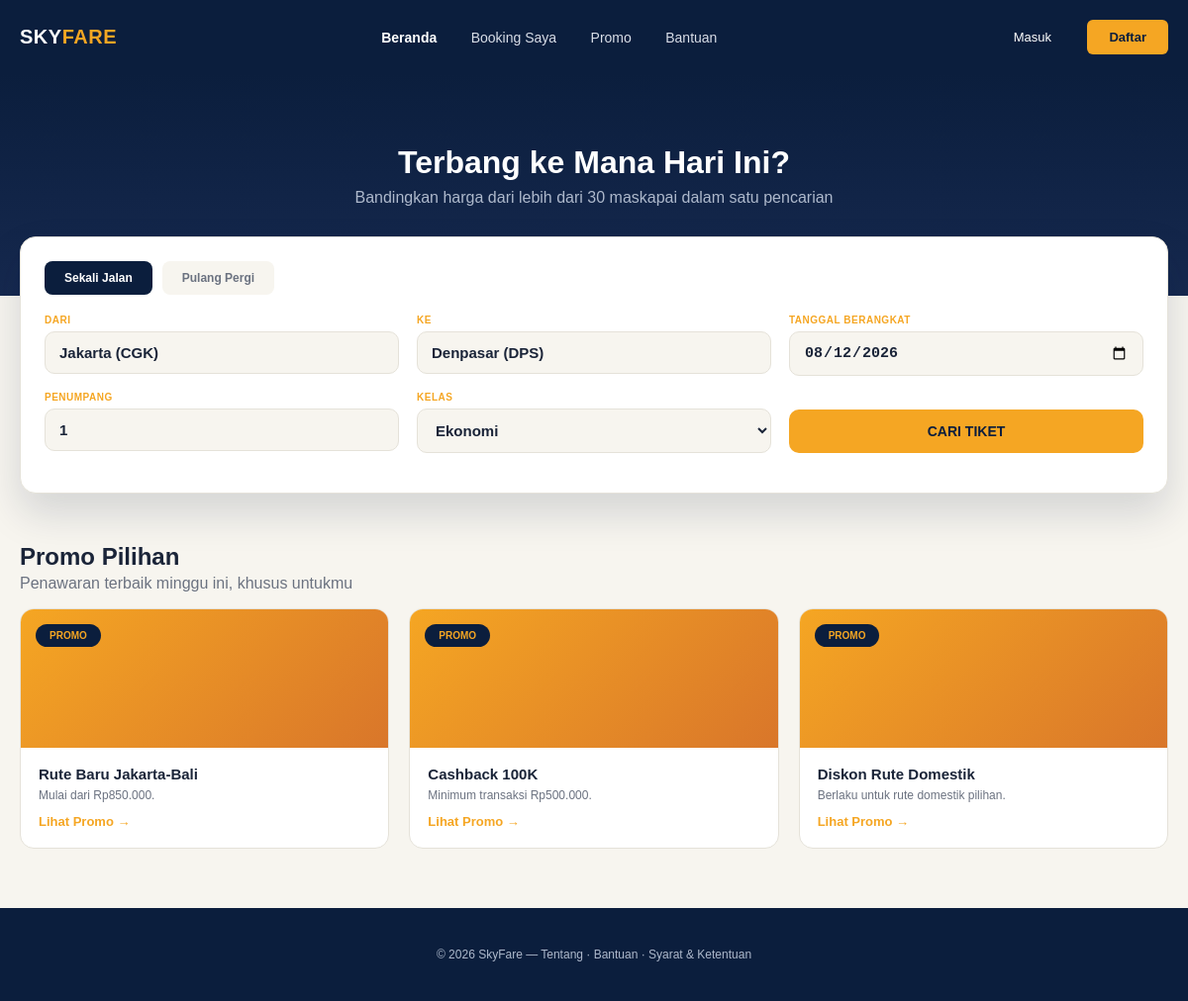
Screenshot of /php-mockup/index.php with the database file from the repository.
### tables this page shows
CREATE TABLE IF NOT EXISTS promos (
    id INT UNSIGNED AUTO_INCREMENT PRIMARY KEY,
    title VARCHAR(150) NOT NULL,
    description TEXT NOT NULL,
    valid_until DATE NULL,
    is_active BOOLEAN NOT NULL DEFAULT TRUE,
    created_at TIMESTAMP NOT NULL DEFAULT CURRENT_TIMESTAMP
);

### php-mockup/index.php (the view, shortened to what this page needs)
<?php
require_once __DIR__ . '/includes/init.php';
$promoStatement = $pdo->query("SELECT title AS judul, description AS deskripsi FROM promos WHERE is_active = 1 AND (valid_until IS NULL OR valid_until >= CURDATE()) ORDER BY id DESC");
$promoList = [];
foreach ($promoStatement->fetchAll() as $promo) {
    $promoList[] = $promo + ['badge' => 'PROMO', 'gradient' => 'gradient-1'];
}
$kelasOptions = ["Ekonomi", "Bisnis", "First Class"];
include "includes/header.php";
?>
<div class="hero">
    <h1>Terbang ke Mana Hari Ini?</h1>
    <p>Bandingkan harga dari lebih dari 30 maskapai dalam satu pencarian</p>
</div>
<div class="container">
    <form action="search-results.php" method="get" class="card search-card">
        <div class="tabs">
            <div class="tab active">Sekali Jalan</div>
            <div class="tab">Pulang Pergi</div>
        </div>
        <div class="row">
            <div class="field">
                <label for="dari">Dari</label>
                <input type="text" id="dari" name="dari" value="Jakarta (CGK)">
            </div>
            <div class="field">
                <label for="ke">Ke</label>
                <input type="text" id="ke" name="ke" value="Denpasar (DPS)">
            </div>
            <div class="field">
                <label for="tanggal">Tanggal Berangkat</label>
                <input type="date" id="tanggal" name="tanggal" value="2026-08-12">
            </div>
        </div>
        <div class="row">
            <div class="field">
                <label for="penumpang">Penumpang</label>
                <input type="number" id="penumpang" name="penumpang" value="1" min="1">
            </div>
            <div class="field">
                <label for="kelas">Kelas</label>
                <select id="kelas" name="kelas">
                    <?php
                    foreach ($kelasOptions as $kelas) {
                        echo '<option value="' . htmlspecialchars($kelas) . '">' . htmlspecialchars($kelas) . '</option>';
                    }
                    ?>
                </select>
            </div>
            <div class="field" style="display:flex; align-items:flex-end;">
                <button type="submit" class="btn" style="width:100%;">CARI TIKET</button>
            </div>
        </div>
    </form>
    <h2 style="margin-bottom:4px;">Promo Pilihan</h2>
    <p style="color:var(--slate); margin-top:0;">Penawaran terbaik minggu ini, khusus untukmu</p>
    <div class="promo-grid">
        <?php
        foreach ($promoList as $promo) {
            echo '<div class="promo-card">';
            echo '  <div class="photo ' . $promo["gradient"] . '"><span class="badge">' . htmlspecialchars($promo["badge"]) . '</span></div>';
            echo '  <div class="body">';
            echo '    <h4>' . htmlspecialchars($promo["judul"]) . '</h4>';
            echo '    <p>' . htmlspecialchars($promo["deskripsi"]) . '</p>';
            echo '    <span class="link">Lihat Promo &rarr;</span>';
            echo '  </div>';
            echo '</div>';
        }
        ?>
    </div>
</div>
<?php include "includes/footer.php"; ?>

### php-mockup/assets/mockup.css (style rules this page uses)
:root { --navy: #0b1e3d; --navy-light: #16294f; --navy-lighter: #152747; --cream: #f7f5ef; --amber: #f5a623; --amber-soft: #fbf0dd; --ink: #1a2438; --slate: #6b7280; --line: #e5e2d9; --green: #2e7d5b; }
* { box-sizing: border-box; }
body { margin: 0; font-family: Helvetica, Arial, sans-serif; color: var(--ink); background: var(--cream); }
.container { max-width: 1200px; margin: 0 auto; padding: 0 20px; }
.hero { background: linear-gradient(180deg, var(--navy) 0%, var(--navy-light) 100%); padding: 50px 0 90px 0; text-align: center; color: #ffffff; }
.hero h1 { font-size: 32px; margin-bottom: 8px; }
.hero p { color: #aeb9cc; margin: 0; }
.card { background: #ffffff; border-radius: 16px; border: 1px solid var(--line); padding: 24px; }
.search-card { margin-top: -60px; margin-bottom: 50px; box-shadow: 0 20px 40px rgba(11, 30, 61, 0.15); }
.tabs { display: flex; gap: 10px; margin-bottom: 20px; }
.tabs .tab { padding: 10px 20px; border-radius: 8px; font-size: 12px; font-weight: 600; background: var(--cream); color: var(--slate); }
.tabs .tab.active { background: var(--navy); color: #ffffff; }
.field { margin-bottom: 16px; }
.field label { display: block; font-size: 10px; font-weight: 700; color: var(--amber); text-transform: uppercase; letter-spacing: 0.5px; margin-bottom: 6px; }
.field input, .field select { width: 100%; padding: 12px 14px; border-radius: 10px; border: 1px solid var(--line); background: var(--cream); font-size: 15px; font-weight: 600; color: var(--ink); }
.row { display: flex; gap: 18px; }
.row > div { flex: 1; }
.btn { display: inline-block; padding: 14px 28px; background: var(--amber); color: var(--navy); border: none; border-radius: 10px; font-size: 14px; font-weight: 700; cursor: pointer; text-align: center; }
.promo-grid { display: flex; gap: 20px; margin-bottom: 50px; }
.promo-card { flex: 1; background: #ffffff; border-radius: 14px; border: 1px solid var(--line); overflow: hidden; }
.promo-card .photo { height: 140px; display: flex; align-items: flex-start; padding: 15px; }
.promo-card .badge { background: var(--navy); color: var(--amber); font-size: 10px; font-weight: 700; padding: 6px 14px; border-radius: 13px; }
.promo-card .body { padding: 18px; }
.promo-card .body h4 { margin: 0 0 6px 0; font-size: 15px; }
.promo-card .body p { margin: 0 0 10px 0; font-size: 12px; color: var(--slate); }
.promo-card .body .link { color: var(--amber); font-size: 13px; font-weight: 700; }
.gradient-1 { background: linear-gradient(135deg, #f5a623, #d9762a); }

### rows the page displays
promos: badge "PROMO", title "Rute Baru Jakarta-Bali", description "Mulai dari Rp850.000."
promos: badge "PROMO", title "Cashback 100K", description "Minimum transaksi Rp500.000."
promos: badge "PROMO", title "Diskon Rute Domestik", description "Berlaku untuk rute domestik pilihan."

### other values shown
form field kelas "Ekonomi"
